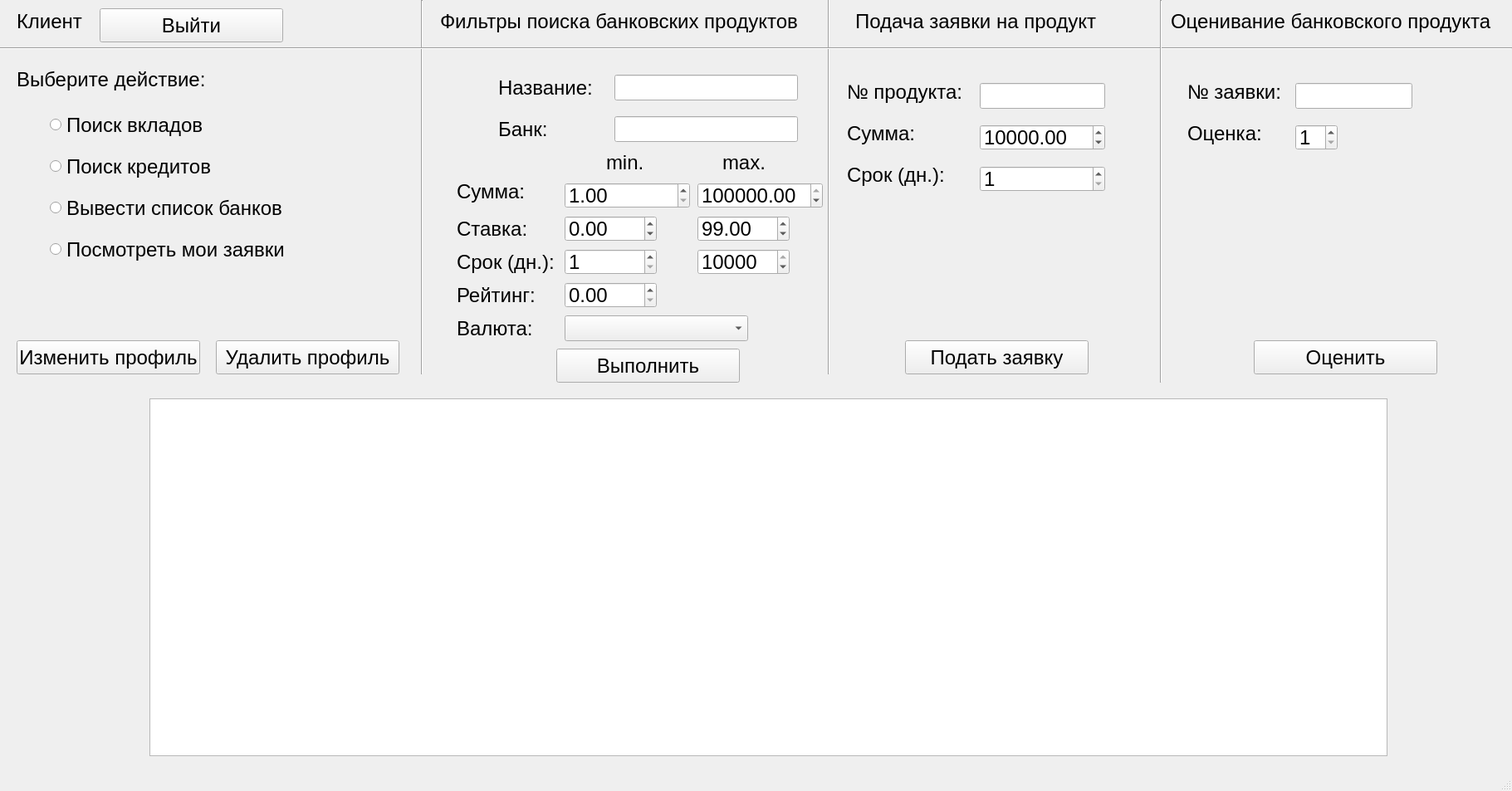
<?xml version="1.0" encoding="UTF-8"?>
<ui version="4.0">
 <class>ClientWindow</class>
 <widget class="QMainWindow" name="ClientWindow">
  <property name="geometry">
   <rect>
    <x>0</x>
    <y>0</y>
    <width>1821</width>
    <height>953</height>
   </rect>
  </property>
  <property name="font">
   <font>
    <pointsize>18</pointsize>
   </font>
  </property>
  <property name="windowTitle">
   <string>BankProducts Application</string>
  </property>
  <widget class="QWidget" name="centralwidget">
   <widget class="QRadioButton" name="r1">
    <property name="geometry">
     <rect>
      <x>60</x>
      <y>130</y>
      <width>281</width>
      <height>41</height>
     </rect>
    </property>
    <property name="font">
     <font>
      <pointsize>18</pointsize>
     </font>
    </property>
    <property name="text">
     <string>Поиск вкладов</string>
    </property>
   </widget>
   <widget class="QRadioButton" name="r3">
    <property name="geometry">
     <rect>
      <x>60</x>
      <y>230</y>
      <width>431</width>
      <height>41</height>
     </rect>
    </property>
    <property name="font">
     <font>
      <pointsize>18</pointsize>
     </font>
    </property>
    <property name="text">
     <string>Вывести список банков</string>
    </property>
   </widget>
   <widget class="QLabel" name="label_2">
    <property name="geometry">
     <rect>
      <x>20</x>
      <y>80</y>
      <width>251</width>
      <height>31</height>
     </rect>
    </property>
    <property name="font">
     <font>
      <pointsize>18</pointsize>
     </font>
    </property>
    <property name="text">
     <string>Выберите действие:</string>
    </property>
   </widget>
   <widget class="QPushButton" name="search">
    <property name="geometry">
     <rect>
      <x>670</x>
      <y>420</y>
      <width>221</width>
      <height>41</height>
     </rect>
    </property>
    <property name="font">
     <font>
      <pointsize>18</pointsize>
     </font>
    </property>
    <property name="text">
     <string>Выполнить</string>
    </property>
   </widget>
   <widget class="QLabel" name="label">
    <property name="geometry">
     <rect>
      <x>20</x>
      <y>0</y>
      <width>91</width>
      <height>51</height>
     </rect>
    </property>
    <property name="font">
     <font>
      <pointsize>18</pointsize>
     </font>
    </property>
    <property name="text">
     <string>Клиент</string>
    </property>
   </widget>
   <widget class="QRadioButton" name="r2">
    <property name="geometry">
     <rect>
      <x>60</x>
      <y>180</y>
      <width>351</width>
      <height>41</height>
     </rect>
    </property>
    <property name="font">
     <font>
      <pointsize>18</pointsize>
     </font>
    </property>
    <property name="text">
     <string>Поиск кредитов</string>
    </property>
   </widget>
   <widget class="Line" name="line">
    <property name="geometry">
     <rect>
      <x>500</x>
      <y>0</y>
      <width>16</width>
      <height>451</height>
     </rect>
    </property>
    <property name="font">
     <font>
      <pointsize>18</pointsize>
     </font>
    </property>
    <property name="orientation">
     <enum>Qt::Vertical</enum>
    </property>
   </widget>
   <widget class="QTableWidget" name="tableWidget">
    <property name="geometry">
     <rect>
      <x>180</x>
      <y>480</y>
      <width>1491</width>
      <height>431</height>
     </rect>
    </property>
    <property name="font">
     <font>
      <pointsize>18</pointsize>
     </font>
    </property>
   </widget>
   <widget class="QLabel" name="label_10">
    <property name="geometry">
     <rect>
      <x>1030</x>
      <y>10</y>
      <width>361</width>
      <height>31</height>
     </rect>
    </property>
    <property name="font">
     <font>
      <pointsize>18</pointsize>
     </font>
    </property>
    <property name="text">
     <string>Подача заявки на продукт</string>
    </property>
   </widget>
   <widget class="QLabel" name="label_3">
    <property name="geometry">
     <rect>
      <x>530</x>
      <y>-10</y>
      <width>451</width>
      <height>71</height>
     </rect>
    </property>
    <property name="font">
     <font>
      <pointsize>18</pointsize>
     </font>
    </property>
    <property name="text">
     <string>Фильтры поиска банковских продуктов</string>
    </property>
   </widget>
   <widget class="Line" name="line_3">
    <property name="geometry">
     <rect>
      <x>990</x>
      <y>-10</y>
      <width>16</width>
      <height>461</height>
     </rect>
    </property>
    <property name="font">
     <font>
      <pointsize>18</pointsize>
     </font>
    </property>
    <property name="orientation">
     <enum>Qt::Vertical</enum>
    </property>
   </widget>
   <widget class="Line" name="line_2">
    <property name="geometry">
     <rect>
      <x>0</x>
      <y>50</y>
      <width>1821</width>
      <height>16</height>
     </rect>
    </property>
    <property name="font">
     <font>
      <pointsize>18</pointsize>
     </font>
    </property>
    <property name="orientation">
     <enum>Qt::Horizontal</enum>
    </property>
   </widget>
   <widget class="QPushButton" name="exit">
    <property name="geometry">
     <rect>
      <x>120</x>
      <y>10</y>
      <width>221</width>
      <height>41</height>
     </rect>
    </property>
    <property name="font">
     <font>
      <pointsize>18</pointsize>
     </font>
    </property>
    <property name="text">
     <string>Выйти</string>
    </property>
   </widget>
   <widget class="QLineEdit" name="nameEdit">
    <property name="geometry">
     <rect>
      <x>740</x>
      <y>90</y>
      <width>221</width>
      <height>31</height>
     </rect>
    </property>
   </widget>
   <widget class="QLineEdit" name="bankEdit">
    <property name="geometry">
     <rect>
      <x>740</x>
      <y>140</y>
      <width>221</width>
      <height>31</height>
     </rect>
    </property>
   </widget>
   <widget class="QLabel" name="label_4">
    <property name="geometry">
     <rect>
      <x>730</x>
      <y>170</y>
      <width>61</width>
      <height>51</height>
     </rect>
    </property>
    <property name="font">
     <font>
      <pointsize>18</pointsize>
     </font>
    </property>
    <property name="text">
     <string>min.</string>
    </property>
   </widget>
   <widget class="QLabel" name="label_5">
    <property name="geometry">
     <rect>
      <x>870</x>
      <y>170</y>
      <width>61</width>
      <height>51</height>
     </rect>
    </property>
    <property name="font">
     <font>
      <pointsize>18</pointsize>
     </font>
    </property>
    <property name="text">
     <string>max.</string>
    </property>
   </widget>
   <widget class="QLabel" name="label_6">
    <property name="geometry">
     <rect>
      <x>550</x>
      <y>210</y>
      <width>101</width>
      <height>41</height>
     </rect>
    </property>
    <property name="font">
     <font>
      <pointsize>18</pointsize>
     </font>
    </property>
    <property name="text">
     <string>Сумма:</string>
    </property>
   </widget>
   <widget class="QLabel" name="label_7">
    <property name="geometry">
     <rect>
      <x>550</x>
      <y>260</y>
      <width>101</width>
      <height>31</height>
     </rect>
    </property>
    <property name="font">
     <font>
      <pointsize>18</pointsize>
     </font>
    </property>
    <property name="text">
     <string>Ставка:</string>
    </property>
   </widget>
   <widget class="QLabel" name="label_8">
    <property name="geometry">
     <rect>
      <x>550</x>
      <y>300</y>
      <width>121</width>
      <height>31</height>
     </rect>
    </property>
    <property name="font">
     <font>
      <pointsize>18</pointsize>
     </font>
    </property>
    <property name="text">
     <string>Срок (дн.):</string>
    </property>
   </widget>
   <widget class="QLabel" name="label_9">
    <property name="geometry">
     <rect>
      <x>550</x>
      <y>340</y>
      <width>101</width>
      <height>31</height>
     </rect>
    </property>
    <property name="font">
     <font>
      <pointsize>18</pointsize>
     </font>
    </property>
    <property name="text">
     <string>Рейтинг:</string>
    </property>
   </widget>
   <widget class="QLabel" name="label_11">
    <property name="geometry">
     <rect>
      <x>600</x>
      <y>90</y>
      <width>131</width>
      <height>31</height>
     </rect>
    </property>
    <property name="font">
     <font>
      <pointsize>18</pointsize>
     </font>
    </property>
    <property name="text">
     <string>Название:</string>
    </property>
   </widget>
   <widget class="QLabel" name="label_12">
    <property name="geometry">
     <rect>
      <x>600</x>
      <y>140</y>
      <width>101</width>
      <height>31</height>
     </rect>
    </property>
    <property name="font">
     <font>
      <pointsize>18</pointsize>
     </font>
    </property>
    <property name="text">
     <string>Банк:</string>
    </property>
   </widget>
   <widget class="QDoubleSpinBox" name="min_sum">
    <property name="geometry">
     <rect>
      <x>680</x>
      <y>220</y>
      <width>151</width>
      <height>31</height>
     </rect>
    </property>
    <property name="minimum">
     <double>1.000000000000000</double>
    </property>
    <property name="maximum">
     <double>100000000.000000000000000</double>
    </property>
    <property name="singleStep">
     <double>10000.000000000000000</double>
    </property>
    <property name="value">
     <double>1.000000000000000</double>
    </property>
   </widget>
   <widget class="QDoubleSpinBox" name="max_sum">
    <property name="geometry">
     <rect>
      <x>840</x>
      <y>220</y>
      <width>151</width>
      <height>31</height>
     </rect>
    </property>
    <property name="minimum">
     <double>1.000000000000000</double>
    </property>
    <property name="maximum">
     <double>100000000.000000000000000</double>
    </property>
    <property name="singleStep">
     <double>10000.000000000000000</double>
    </property>
    <property name="value">
     <double>100000000.000000000000000</double>
    </property>
   </widget>
   <widget class="QDoubleSpinBox" name="min_rate">
    <property name="geometry">
     <rect>
      <x>680</x>
      <y>260</y>
      <width>111</width>
      <height>31</height>
     </rect>
    </property>
    <property name="minimum">
     <double>-99.989999999999995</double>
    </property>
   </widget>
   <widget class="QDoubleSpinBox" name="max_rate">
    <property name="geometry">
     <rect>
      <x>840</x>
      <y>260</y>
      <width>111</width>
      <height>31</height>
     </rect>
    </property>
    <property name="minimum">
     <double>-99.989999999999995</double>
    </property>
    <property name="value">
     <double>99.000000000000000</double>
    </property>
   </widget>
   <widget class="QSpinBox" name="min_time">
    <property name="geometry">
     <rect>
      <x>680</x>
      <y>300</y>
      <width>111</width>
      <height>31</height>
     </rect>
    </property>
    <property name="minimum">
     <number>1</number>
    </property>
    <property name="maximum">
     <number>10000</number>
    </property>
    <property name="singleStep">
     <number>10</number>
    </property>
   </widget>
   <widget class="QSpinBox" name="max_time">
    <property name="geometry">
     <rect>
      <x>840</x>
      <y>300</y>
      <width>111</width>
      <height>31</height>
     </rect>
    </property>
    <property name="minimum">
     <number>1</number>
    </property>
    <property name="maximum">
     <number>10000</number>
    </property>
    <property name="singleStep">
     <number>10</number>
    </property>
    <property name="value">
     <number>10000</number>
    </property>
   </widget>
   <widget class="QDoubleSpinBox" name="min_rating">
    <property name="geometry">
     <rect>
      <x>680</x>
      <y>340</y>
      <width>111</width>
      <height>31</height>
     </rect>
    </property>
    <property name="maximum">
     <double>5.000000000000000</double>
    </property>
    <property name="singleStep">
     <double>1.000000000000000</double>
    </property>
   </widget>
   <widget class="Line" name="line_4">
    <property name="geometry">
     <rect>
      <x>1390</x>
      <y>0</y>
      <width>16</width>
      <height>461</height>
     </rect>
    </property>
    <property name="font">
     <font>
      <pointsize>18</pointsize>
     </font>
    </property>
    <property name="orientation">
     <enum>Qt::Vertical</enum>
    </property>
   </widget>
   <widget class="QLabel" name="label_13">
    <property name="geometry">
     <rect>
      <x>1410</x>
      <y>10</y>
      <width>421</width>
      <height>31</height>
     </rect>
    </property>
    <property name="font">
     <font>
      <pointsize>18</pointsize>
     </font>
    </property>
    <property name="text">
     <string>Оценивание банковского продукта</string>
    </property>
   </widget>
   <widget class="QRadioButton" name="r4">
    <property name="geometry">
     <rect>
      <x>60</x>
      <y>280</y>
      <width>431</width>
      <height>41</height>
     </rect>
    </property>
    <property name="font">
     <font>
      <pointsize>18</pointsize>
     </font>
    </property>
    <property name="text">
     <string>Посмотреть мои заявки</string>
    </property>
   </widget>
   <widget class="QLabel" name="label_14">
    <property name="geometry">
     <rect>
      <x>1020</x>
      <y>90</y>
      <width>151</width>
      <height>41</height>
     </rect>
    </property>
    <property name="font">
     <font>
      <pointsize>18</pointsize>
     </font>
    </property>
    <property name="text">
     <string>№ продукта:</string>
    </property>
   </widget>
   <widget class="QLabel" name="label_15">
    <property name="geometry">
     <rect>
      <x>1020</x>
      <y>140</y>
      <width>101</width>
      <height>41</height>
     </rect>
    </property>
    <property name="font">
     <font>
      <pointsize>18</pointsize>
     </font>
    </property>
    <property name="text">
     <string>Сумма:</string>
    </property>
   </widget>
   <widget class="QLabel" name="label_16">
    <property name="geometry">
     <rect>
      <x>1020</x>
      <y>190</y>
      <width>121</width>
      <height>41</height>
     </rect>
    </property>
    <property name="font">
     <font>
      <pointsize>18</pointsize>
     </font>
    </property>
    <property name="text">
     <string>Срок (дн.):</string>
    </property>
   </widget>
   <widget class="QDoubleSpinBox" name="sum_req">
    <property name="geometry">
     <rect>
      <x>1180</x>
      <y>150</y>
      <width>151</width>
      <height>31</height>
     </rect>
    </property>
    <property name="minimum">
     <double>1.000000000000000</double>
    </property>
    <property name="maximum">
     <double>100000000.000000000000000</double>
    </property>
    <property name="singleStep">
     <double>10000.000000000000000</double>
    </property>
    <property name="value">
     <double>10000.000000000000000</double>
    </property>
   </widget>
   <widget class="QSpinBox" name="time_req">
    <property name="geometry">
     <rect>
      <x>1180</x>
      <y>200</y>
      <width>151</width>
      <height>31</height>
     </rect>
    </property>
    <property name="minimum">
     <number>1</number>
    </property>
    <property name="maximum">
     <number>10000</number>
    </property>
    <property name="singleStep">
     <number>10</number>
    </property>
   </widget>
   <widget class="QLineEdit" name="prod_num">
    <property name="geometry">
     <rect>
      <x>1180</x>
      <y>100</y>
      <width>151</width>
      <height>31</height>
     </rect>
    </property>
    <property name="inputMask">
     <string>0000000</string>
    </property>
   </widget>
   <widget class="QLabel" name="label_17">
    <property name="geometry">
     <rect>
      <x>1430</x>
      <y>90</y>
      <width>151</width>
      <height>41</height>
     </rect>
    </property>
    <property name="font">
     <font>
      <pointsize>18</pointsize>
     </font>
    </property>
    <property name="text">
     <string>№ заявки:</string>
    </property>
   </widget>
   <widget class="QLabel" name="label_18">
    <property name="geometry">
     <rect>
      <x>1430</x>
      <y>140</y>
      <width>151</width>
      <height>41</height>
     </rect>
    </property>
    <property name="font">
     <font>
      <pointsize>18</pointsize>
     </font>
    </property>
    <property name="text">
     <string>Оценка:</string>
    </property>
   </widget>
   <widget class="QSpinBox" name="score_req">
    <property name="geometry">
     <rect>
      <x>1560</x>
      <y>150</y>
      <width>51</width>
      <height>31</height>
     </rect>
    </property>
    <property name="minimum">
     <number>1</number>
    </property>
    <property name="maximum">
     <number>5</number>
    </property>
    <property name="singleStep">
     <number>1</number>
    </property>
   </widget>
   <widget class="QLineEdit" name="num_req">
    <property name="geometry">
     <rect>
      <x>1560</x>
      <y>100</y>
      <width>141</width>
      <height>31</height>
     </rect>
    </property>
    <property name="inputMask">
     <string>0000000</string>
    </property>
   </widget>
   <widget class="QPushButton" name="make_request">
    <property name="geometry">
     <rect>
      <x>1090</x>
      <y>410</y>
      <width>221</width>
      <height>41</height>
     </rect>
    </property>
    <property name="font">
     <font>
      <pointsize>18</pointsize>
     </font>
    </property>
    <property name="text">
     <string>Подать заявку</string>
    </property>
   </widget>
   <widget class="QPushButton" name="score">
    <property name="geometry">
     <rect>
      <x>1510</x>
      <y>410</y>
      <width>221</width>
      <height>41</height>
     </rect>
    </property>
    <property name="font">
     <font>
      <pointsize>18</pointsize>
     </font>
    </property>
    <property name="text">
     <string>Оценить</string>
    </property>
   </widget>
   <widget class="QPushButton" name="update_client">
    <property name="geometry">
     <rect>
      <x>20</x>
      <y>410</y>
      <width>221</width>
      <height>41</height>
     </rect>
    </property>
    <property name="font">
     <font>
      <pointsize>18</pointsize>
     </font>
    </property>
    <property name="text">
     <string>Изменить профиль</string>
    </property>
   </widget>
   <widget class="QPushButton" name="delete_client">
    <property name="geometry">
     <rect>
      <x>260</x>
      <y>410</y>
      <width>221</width>
      <height>41</height>
     </rect>
    </property>
    <property name="font">
     <font>
      <pointsize>18</pointsize>
     </font>
    </property>
    <property name="text">
     <string>Удалить профиль</string>
    </property>
   </widget>
   <widget class="QComboBox" name="cur_type">
    <property name="geometry">
     <rect>
      <x>680</x>
      <y>380</y>
      <width>221</width>
      <height>31</height>
     </rect>
    </property>
   </widget>
   <widget class="QLabel" name="label_19">
    <property name="geometry">
     <rect>
      <x>550</x>
      <y>380</y>
      <width>101</width>
      <height>31</height>
     </rect>
    </property>
    <property name="font">
     <font>
      <pointsize>18</pointsize>
     </font>
    </property>
    <property name="text">
     <string>Валюта:</string>
    </property>
   </widget>
  </widget>
  <widget class="QMenuBar" name="menubar">
   <property name="geometry">
    <rect>
     <x>0</x>
     <y>0</y>
     <width>1821</width>
     <height>33</height>
    </rect>
   </property>
  </widget>
  <widget class="QStatusBar" name="statusbar"/>
 </widget>
 <resources/>
 <connections/>
</ui>
